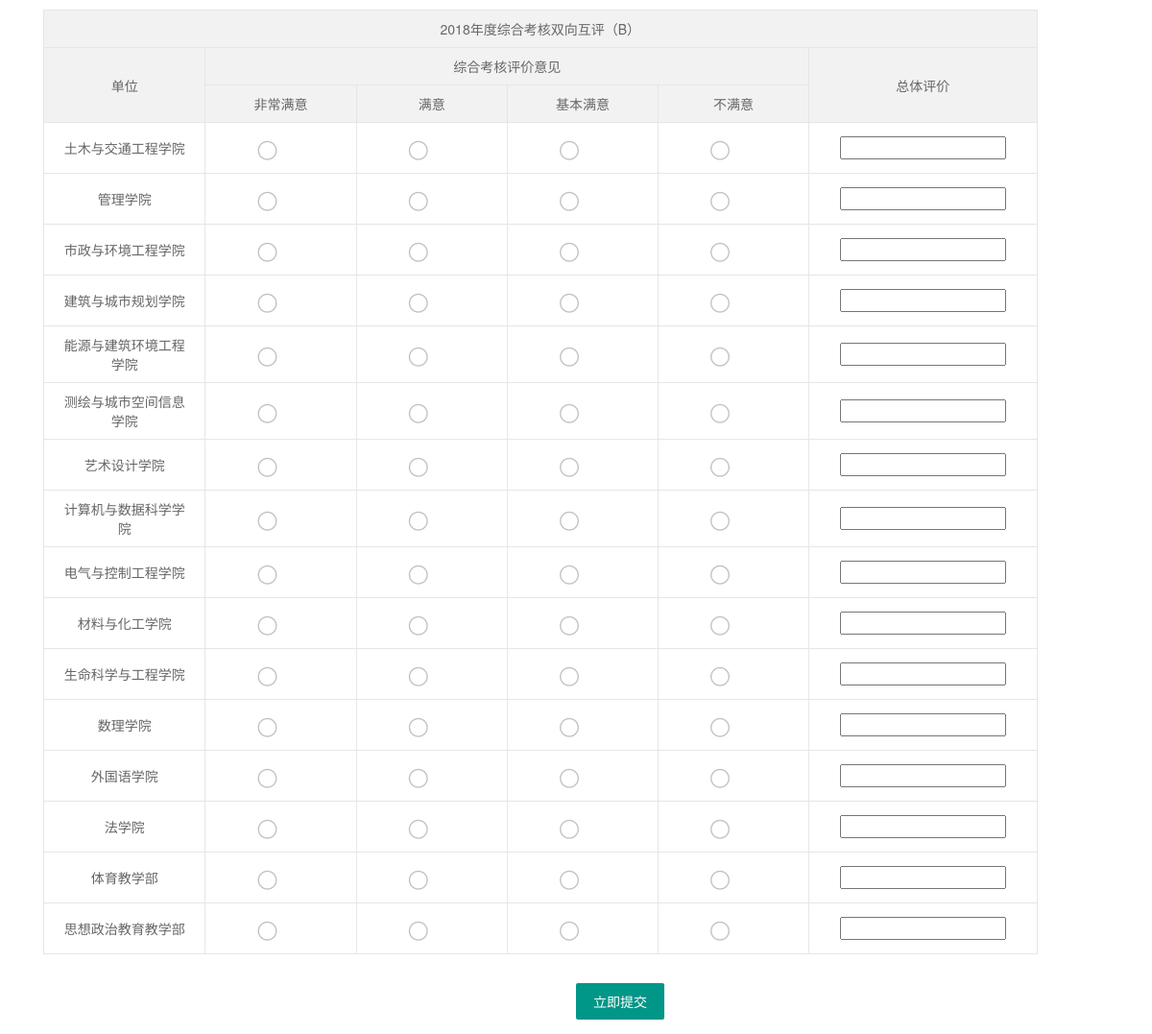
The app's page /pages/admin/check/7-2018.php, older data.
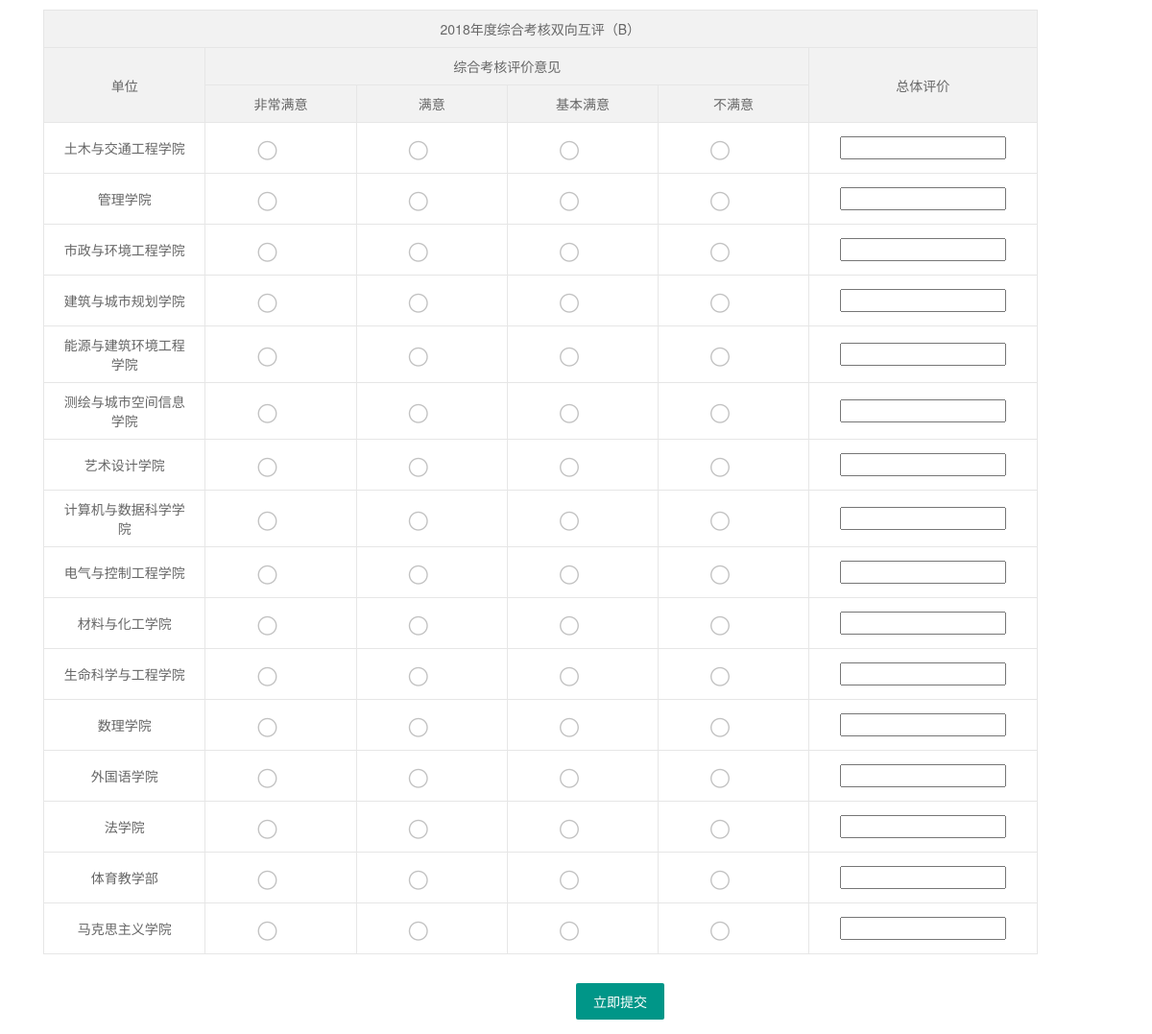
The same page, newer data.
### tables this page shows
CREATE TABLE `deptinfo` (
  `DeptID` int(11) NOT NULL AUTO_INCREMENT,
  `DeptName` varchar(50) NOT NULL,
  `DeptMemo` varchar(255) NOT NULL,
  `gbnumb` int(11) DEFAULT NULL,
  `jgnumb` int(11) DEFAULT NULL,
  `IsBanned` tinyint(1) DEFAULT NULL,
  PRIMARY KEY (`DeptID`) USING BTREE,
  KEY `DeptName` (`DeptName`) USING BTREE
);

### pages/admin/check/7-2018.php (the view, shortened to what this page needs)
<?php require_once('../../../Connections/connjxkh.php'); ?>
<!DOCTYPE html PUBLIC "-//W3C//DTD XHTML 1.0 Transitional//EN"
        "http://www.w3.org/TR/xhtml1/DTD/xhtml1-transitional.dtd">
<html xmlns="http://www.w3.org/1999/xhtml">
<head>
<link rel="stylesheet" href="../../../lib/layui245/css/layui.css"  media="all">
</head>
<body class="layui-main ">
<form class="layui-form">
<div class="layui-form">
<div class="layui-container">
<table class="layui-table">
    <colgroup>
      <col width="400">
      <col width="300">
      <col width="300">
      <col width="300">
      <col width="300">
      <col width="300">
      <col width="300">
      <col>
    </colgroup>
    <thead align="center">
      <tr>
       <td colspan=6>2018年度综合考核双向互评（B）</td>
      </tr>
       <tr>
            <td rowspan="2">单位</td>
            <td colspan="4" align="center">综合考核评价意见</td>
            <td rowspan="2">总体评价</td>
      </tr>
       <tr>
            <td >非常满意</td>
            <td >满意</td>
            <td >基本满意</td>
            <td >不满意</td>
      </tr>
    </thead><tbody align="center">
<?php
$sql = "SELECT DeptName DeptID FROM deptinfo where DeptID>17 and DeptID<34";
$result =mysql_query($sql, $connjxkh);
 while($row=mysql_fetch_row($result)){
    foreach ($row as $DeptName){
		echo "<tr><td>".$DeptName."</td>";
    }
	foreach($row as $DeptID){
	echo "<td> <input name='".$DeptID."' type='radio' value='0'></td>";
		echo "<td> <input name='".$DeptID."' type='radio' value='0'></td>";
		echo "<td> <input name='".$DeptID."' type='radio' value='0'></td>";
		echo "<td> <input name='".$DeptID."' type='radio' value='0'></td>";
		echo "<td><input name='".$DeptID."' type='text' /></td></tr>";
	}
}
?></tbody></table></div>
<br>
	<div class="layui-form-item layui-col-xs-offset6"><a href="addquestion.php" class="layui-btn" ">立即提交</a></div>
</div>
</form>
</body>
</html>

Row changes from the older to the newer data that the page shows:
changed deptinfo: DeptName "思想政治教育教学部" → "马克思主义学院"
